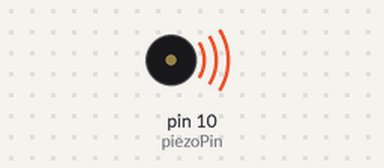
A sketch run on a simulated Arduino Uno, built with avr-gcc and run on an emulated ATmega328P. On the bench: buzzer (waves = sounding).

Above: at 0.5 s.
Timing chart, 0 to 4.6 s (numbered marks = the images above):
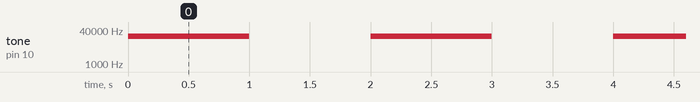

Measured:
- by itself, tone on pin 10 (piezoPin): alternates 20000 Hz for 1.0 s and silent for 1.0 s

The sketch:

Basic_Tone_to_Buzzer.ino
```cpp
int piezoPin = 10; //กำหนดขา D10 ต่อ Buzzer/Piezo

void setup() {
  // put your setup code here, to run once:

}

void loop() {
//tone(pin, frequency, duration)
//frequency คือ ความถี่ที่จะส่งออกไป duration ส่งออกไปนานเท่าไร
tone(piezoPin, 20000, 1000);

delay(2000);
noTone(piezoPin);
}
```
